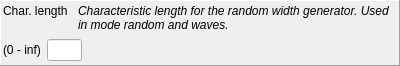
<?xml version="1.0" encoding="UTF-8"?>
<ui version="4.0">
 <class>Frame</class>
 <widget class="QFrame" name="Frame">
  <property name="geometry">
   <rect>
    <x>0</x>
    <y>0</y>
    <width>400</width>
    <height>66</height>
   </rect>
  </property>
  <property name="windowTitle">
   <string>Frame</string>
  </property>
  <property name="frameShape">
   <enum>QFrame::Panel</enum>
  </property>
  <property name="frameShadow">
   <enum>QFrame::Raised</enum>
  </property>
  <layout class="QVBoxLayout" name="verticalLayout">
   <property name="leftMargin">
    <number>2</number>
   </property>
   <property name="topMargin">
    <number>2</number>
   </property>
   <property name="rightMargin">
    <number>2</number>
   </property>
   <property name="bottomMargin">
    <number>2</number>
   </property>
   <item>
    <layout class="QHBoxLayout" name="hl_param_clength_t">
     <property name="spacing">
      <number>10</number>
     </property>
     <item>
      <widget class="QLabel" name="t_param_clength">
       <property name="sizePolicy">
        <sizepolicy hsizetype="Preferred" vsizetype="Minimum">
         <horstretch>0</horstretch>
         <verstretch>0</verstretch>
        </sizepolicy>
       </property>
       <property name="text">
        <string>Char. length</string>
       </property>
       <property name="alignment">
        <set>Qt::AlignLeading|Qt::AlignLeft|Qt::AlignTop</set>
       </property>
      </widget>
     </item>
     <item>
      <widget class="QLabel" name="t_param_clength_desc">
       <property name="sizePolicy">
        <sizepolicy hsizetype="MinimumExpanding" vsizetype="Maximum">
         <horstretch>0</horstretch>
         <verstretch>0</verstretch>
        </sizepolicy>
       </property>
       <property name="font">
        <font>
         <italic>true</italic>
        </font>
       </property>
       <property name="text">
        <string>Characteristic length for the random width generator. Used in mode random and waves.</string>
       </property>
       <property name="alignment">
        <set>Qt::AlignLeading|Qt::AlignLeft|Qt::AlignTop</set>
       </property>
       <property name="wordWrap">
        <bool>true</bool>
       </property>
      </widget>
     </item>
    </layout>
   </item>
   <item>
    <layout class="QHBoxLayout" name="hl_param_clength_b">
     <item>
      <widget class="QLabel" name="t_param_clength_helper">
       <property name="text">
        <string>(0 - inf)</string>
       </property>
      </widget>
     </item>
     <item>
      <widget class="QLineEdit" name="tb_param_clength">
       <property name="sizePolicy">
        <sizepolicy hsizetype="Fixed" vsizetype="Fixed">
         <horstretch>0</horstretch>
         <verstretch>0</verstretch>
        </sizepolicy>
       </property>
       <property name="minimumSize">
        <size>
         <width>20</width>
         <height>0</height>
        </size>
       </property>
       <property name="maximumSize">
        <size>
         <width>35</width>
         <height>16777215</height>
        </size>
       </property>
       <property name="text">
        <string/>
       </property>
      </widget>
     </item>
     <item>
      <spacer name="horizontalSpacer_3">
       <property name="orientation">
        <enum>Qt::Horizontal</enum>
       </property>
       <property name="sizeType">
        <enum>QSizePolicy::MinimumExpanding</enum>
       </property>
       <property name="sizeHint" stdset="0">
        <size>
         <width>60</width>
         <height>20</height>
        </size>
       </property>
      </spacer>
     </item>
    </layout>
   </item>
  </layout>
 </widget>
 <resources/>
 <connections/>
</ui>
